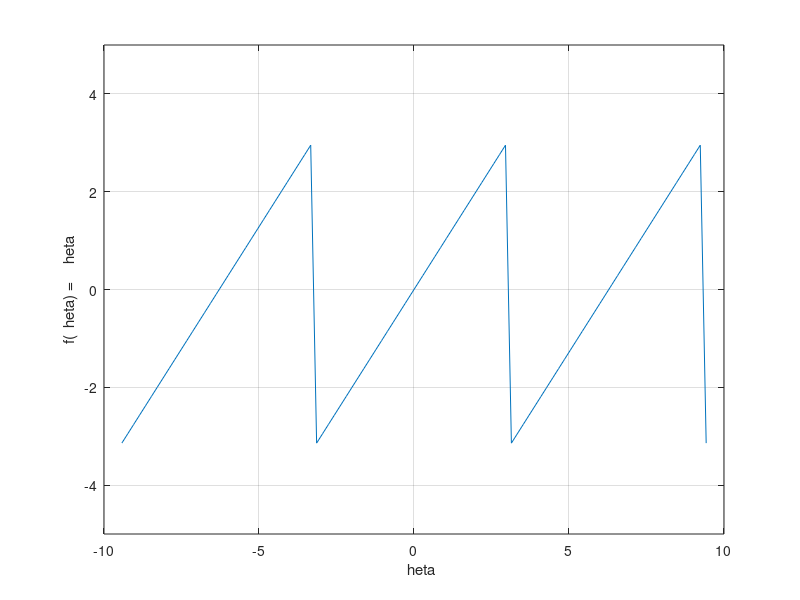
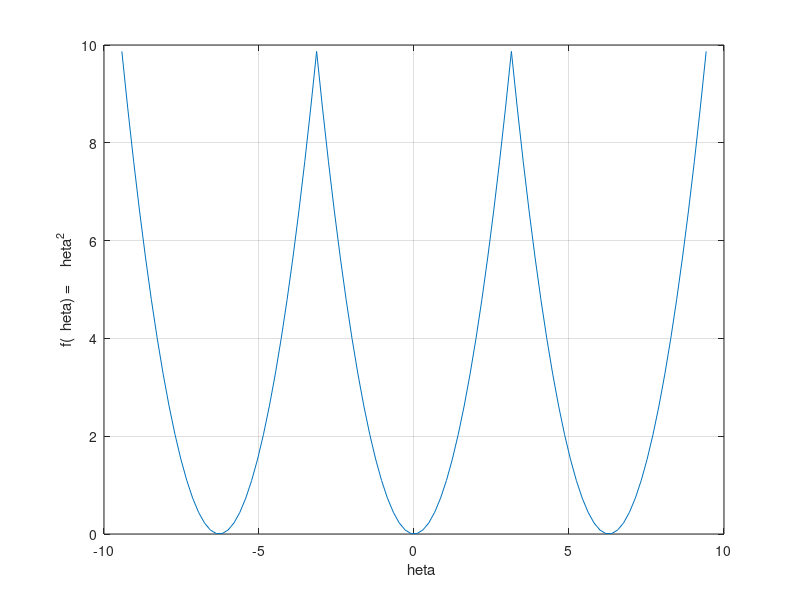

Write the MATLAB code that produced these figures, in order.
% first figure
xs = linspace(-3*pi, 3*pi);
ys = mod(xs-pi, 2*pi) - pi;

figure;
plot(xs, ys);

grid on;
xlim([-10, 10]);
ylim([-5, 5]);
xlabel("\theta");
ylabel("f(\theta) = \theta");

print -dpng ../img/q114a.png

% second figure
xs = linspace(-3*pi, 3*pi);
ys = (mod(xs-pi, 2*pi) - pi).^2;

figure;
plot(xs, ys);

grid on;
xlim([-10, 10]);
ylim([0, 10]);
xlabel("\theta");
ylabel("f(\theta) = \theta^2");

print -dpng ../img/q114b.png